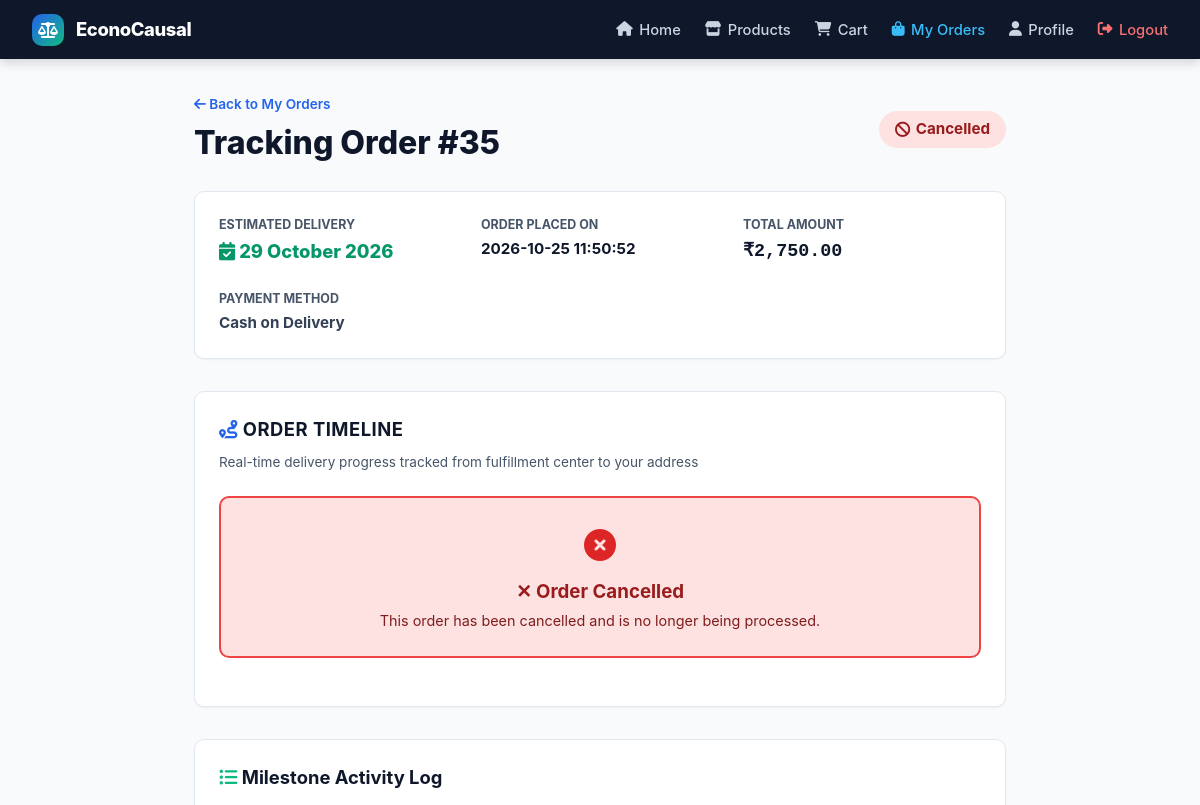
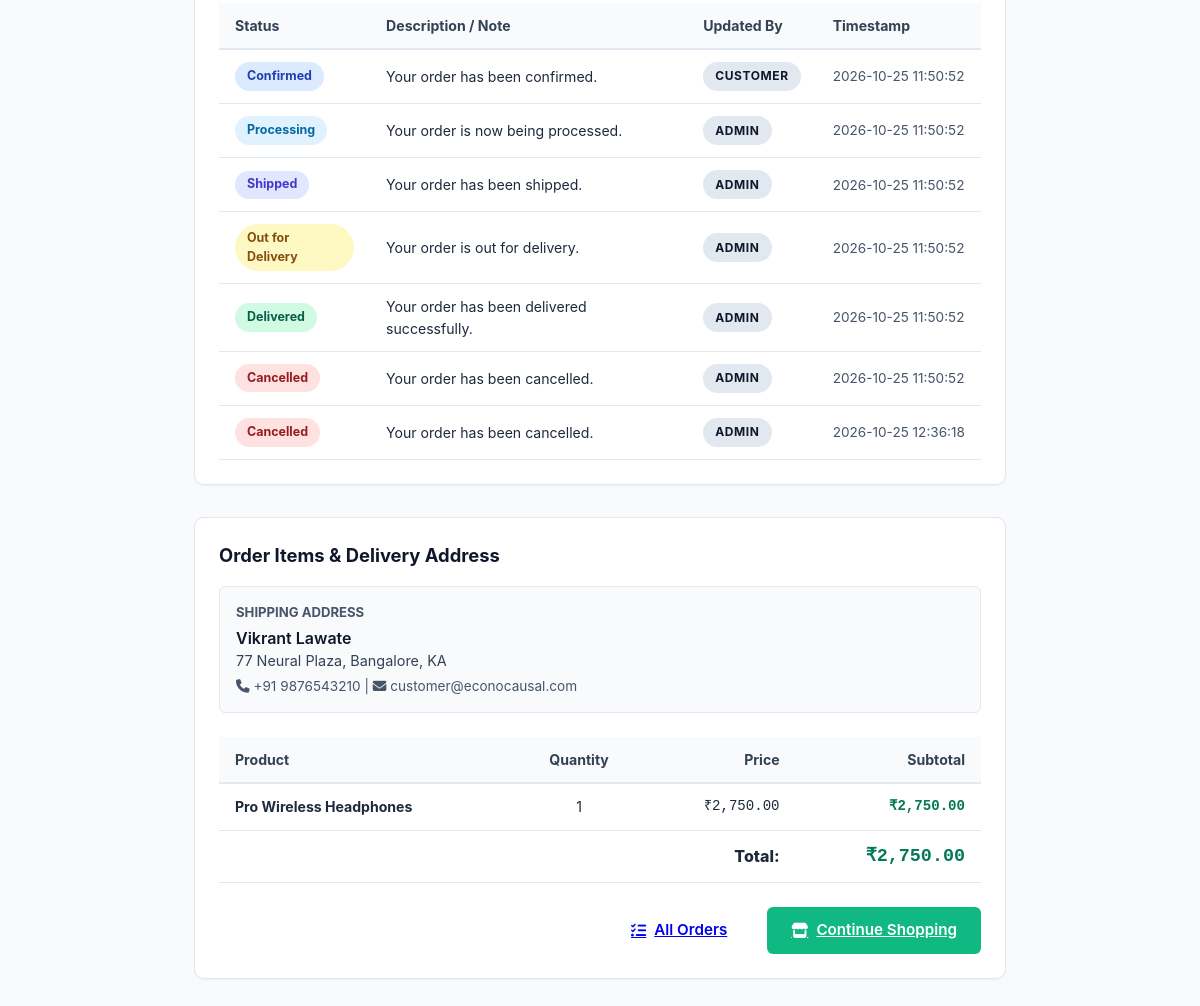
Page /customer/orders/35/track (signed in) on the committed database (2 pictures, top to bottom).
### tables this page shows
CREATE TABLE orders (
            id INTEGER PRIMARY KEY AUTOINCREMENT,
            user_id INTEGER NOT NULL,
            order_date TEXT NOT NULL,
            customer_name TEXT NOT NULL,
            customer_email TEXT NOT NULL,
            delivery_address TEXT NOT NULL,
            phone TEXT NOT NULL,
            total_amount REAL NOT NULL,
            status TEXT NOT NULL DEFAULT 'Pending',
            payment_method TEXT DEFAULT 'Cash on Delivery', estimated_delivery TEXT DEFAULT '', created_at TEXT DEFAULT '', updated_at TEXT DEFAULT '',
            FOREIGN KEY (user_id) REFERENCES users (id)
        );

CREATE TABLE order_status_history (
            id INTEGER PRIMARY KEY AUTOINCREMENT,
            order_id INTEGER NOT NULL,
            status TEXT NOT NULL,
            message TEXT NOT NULL,
            updated_by TEXT NOT NULL,
            created_at TEXT NOT NULL,
            FOREIGN KEY (order_id) REFERENCES orders (id)
        );

CREATE TABLE order_items (
            id INTEGER PRIMARY KEY AUTOINCREMENT,
            order_id INTEGER NOT NULL,
            product_id TEXT NOT NULL,
            product_name TEXT NOT NULL,
            price REAL NOT NULL,
            quantity INTEGER NOT NULL,
            subtotal REAL NOT NULL,
            FOREIGN KEY (order_id) REFERENCES orders (id)
        );

### app.py (the view)
@app.route("/customer/orders/<int:order_id>/track")
@login_required
def customer_order_track(order_id: int):
    order = get_order_by_id(order_id)
    if not order:
        flash("Order not found.", "danger")
        return redirect(url_for("customer_orders"))
    if session.get("role") != "admin" and order["user_id"] != session.get("user_id"):
        flash("Access Denied: You are not authorized to view tracking for this order.", "danger")
        return redirect(url_for("customer_orders"))
    history = get_order_status_history(order_id)
    return render_template("customer_order_track.html", order=order, history=history)

### templates/customer_order_track.html (shortened to what this page needs)
<!DOCTYPE html>
<html lang="en">
<head>
    <link rel="stylesheet" href="/static/css/style.css">
    <link rel="stylesheet" href="https://cdnjs.cloudflare.com/ajax/libs/font-awesome/6.4.0/css/all.min.css">
</head>
<body class="customer-layout">
    <header class="customer-navbar">
        <a href="/customer/home" class="customer-nav-brand">
            <div class="brand-icon" style="width: 32px; height: 32px; font-size: 1rem;"><i class="fa-solid fa-scale-balanced"></i></div>
            <div style="font-weight: 800; font-size: 1.15rem; letter-spacing: -0.02em;">EconoCausal</div>
        </a>
        <ul class="customer-nav-links">
            <li><a href="/customer/home" class="customer-nav-link"><i class="fa-solid fa-house"></i> Home</a></li>
            <li><a href="/products" class="customer-nav-link"><i class="fa-solid fa-store"></i> Products</a></li>
            <li><a href="/cart" class="customer-nav-link"><i class="fa-solid fa-cart-shopping"></i> Cart</a></li>
            <li><a href="/customer/orders" class="customer-nav-link active"><i class="fa-solid fa-bag-shopping"></i> My Orders</a></li>
            {% if session.get('role') == 'admin' %}
                <li><a href="/admin/dashboard" class="customer-nav-link" style="color: #38bdf8;"><i class="fa-solid fa-shield-halved"></i> Admin Portal</a></li>
            {% else %}
                <li><a href="/customer/profile" class="customer-nav-link"><i class="fa-solid fa-user"></i> Profile</a></li>
            {% endif %}
            <li><a href="/logout" class="customer-nav-link" style="color: #f87171;"><i class="fa-solid fa-right-from-bracket"></i> Logout</a></li>
        </ul>
    </header>
    <main class="customer-main" style="max-width: 860px;">
        <div style="display: flex; justify-content: space-between; align-items: center; margin-bottom: 1.5rem; flex-wrap: wrap; gap: 1rem;">
            <div>
                <a href="/customer/orders" style="font-size: 0.85rem; color: var(--primary); text-decoration: none; font-weight: 600;">
                    <i class="fa-solid fa-arrow-left"></i> Back to My Orders
                </a>
                <h1 style="font-size: 2rem; font-weight: 800; color: var(--dark); margin: 0.25rem 0 0;">
                    Tracking Order #{{ order.id }}
                </h1>
            </div>
            <div>
                <span class="status-badge status-{{ order.status|replace(' ', '-') }}" style="font-size: 0.95rem; padding: 0.45rem 1rem;">
                    <i class="fa-solid {{ 'fa-clock' if order.status in ('Pending', 'Confirmed') else 'fa-gear' if order.status == 'Processing' else 'fa-truck' if order.status == 'Shipped' else 'fa-motorcycle' if order.status == 'Out for Delivery' else 'fa-circle-check' if order.status == 'Delivered' else 'fa-ban' }}"></i>
                    {{ order.status }}
                </span>
            </div>
        </div>
        <div class="card" style="margin-bottom: 2rem;">
            <div style="display: grid; grid-template-columns: repeat(auto-fit, minmax(180px, 1fr)); gap: 1.5rem;">
                <div>
                    <div style="font-size: 0.78rem; text-transform: uppercase; font-weight: 700; color: var(--gray-600);">Estimated Delivery</div>
                    <div style="font-size: 1.15rem; font-weight: 800; color: #059669; margin-top: 0.2rem;">
                        <i class="fa-solid fa-calendar-check"></i> {{ order.estimated_delivery or 'In 3-5 Business Days' }}
                    </div>
                </div>
                <div>
                    <div style="font-size: 0.78rem; text-transform: uppercase; font-weight: 700; color: var(--gray-600);">Order Placed On</div>
                    <div style="font-size: 0.95rem; font-weight: 700; color: var(--dark); margin-top: 0.2rem;">
                        {{ order.order_date }}
                    </div>
                </div>
                <div>
                    <div style="font-size: 0.78rem; text-transform: uppercase; font-weight: 700; color: var(--gray-600);">Total Amount</div>
                    <div style="font-size: 1.15rem; font-weight: 800; color: var(--dark); margin-top: 0.2rem; font-family: monospace;">
                        ₹{{ "{:,.2f}".format(order.total_amount) }}
                    </div>
                </div>
                <div>
                    <div style="font-size: 0.78rem; text-transform: uppercase; font-weight: 700; color: var(--gray-600);">Payment Method</div>
                    <div style="font-size: 0.95rem; font-weight: 700; color: var(--gray-700); margin-top: 0.2rem;">
                        {{ order.payment_method or 'Cash on Delivery' }}
                    </div>
                </div>
            </div>
        </div>
        <div class="card" style="margin-bottom: 2rem;">
            <h3 class="card-title" style="margin-bottom: 0.5rem; letter-spacing: 0.5px;">
                <i class="fa-solid fa-route" style="color: var(--primary);"></i> ORDER TIMELINE
            </h3>
            <p class="card-subtitle">Real-time delivery progress tracked from fulfillment center to your address</p>
            {% set order_status = order.status %}
            {% if order_status == 'Cancelled' %}
            <div style="background: #fee2e2; border: 2px solid #ef4444; border-radius: var(--radius-md); padding: 1.5rem; text-align: center; margin: 1.5rem 0;">
                <div style="font-size: 2rem; color: #dc2626; margin-bottom: 0.5rem;"><i class="fa-solid fa-circle-xmark"></i></div>
                <h3 style="color: #991b1b; margin-bottom: 0.25rem;">✕ Order Cancelled</h3>
                <p style="color: #7f1d1d; margin: 0; font-size: 0.9rem;">This order has been cancelled and is no longer being processed.</p>
            </div>
            {% endif %}
        </div>
        {% if history|length > 0 %}
        <div class="card" style="margin-bottom: 2rem;">
            <h3 class="card-title" style="margin-bottom: 1rem;">
                <i class="fa-solid fa-list-ul" style="color: var(--secondary);"></i> Milestone Activity Log
            </h3>
            <div class="table-responsive">
                <table class="table">
                    <thead>
                        <tr>
                            <th>Status</th>
                            <th>Description / Note</th>
                            <th>Updated By</th>
                            <th>Timestamp</th>
                        </tr>
                    </thead>
                    <tbody>
                        {% for h in history %}
                        <tr>
                            <td>
                                <span class="status-badge status-{{ h.status|replace(' ', '-') }}">{{ h.status }}</span>
                            </td>
                            <td>{{ h.message }}</td>
                            <td><span class="badge badge-dark">{{ h.updated_by }}</span></td>
                            <td style="font-size: 0.85rem; color: var(--gray-600); white-space: nowrap;">{{ h.created_at }}</td>
                        </tr>
                        {% endfor %}
                    </tbody>
                </table>
            </div>
        </div>
        {% endif %}
        <div class="card">
            <h3 class="card-title" style="margin-bottom: 1rem;">Order Items & Delivery Address</h3>
            <div style="background: var(--gray-50); border: 1px solid var(--gray-200); border-radius: var(--radius-sm); padding: 1rem; margin-bottom: 1.5rem;">
                <div style="font-size: 0.82rem; font-weight: 700; text-transform: uppercase; color: var(--gray-600);">Shipping Address</div>
                <div style="font-weight: 600; color: var(--dark); margin-top: 0.25rem;">{{ order.customer_name }}</div>
                <div style="font-size: 0.9rem; color: var(--gray-700);">{{ order.delivery_address }}</div>
                <div style="font-size: 0.85rem; color: var(--gray-600); margin-top: 0.25rem;"><i class="fa-solid fa-phone"></i> {{ order.phone }} | <i class="fa-solid fa-envelope"></i> {{ order.customer_email }}</div>
            </div>
            <div class="table-responsive">
                <table class="table">
                    <thead>
                        <tr>
                            <th>Product</th>
                            <th style="text-align: center;">Quantity</th>
                            <th style="text-align: right;">Price</th>
                            <th style="text-align: right;">Subtotal</th>
                        </tr>
                    </thead>
                    <tbody>
                        {% for it in order['items'] %}
                        <tr>
                            <td><strong>{{ it.product_name }}</strong></td>
                            <td style="text-align: center;">{{ it.quantity }}</td>
                            <td style="text-align: right; font-family: monospace;">₹{{ "{:,.2f}".format(it.price) }}</td>
                            <td style="text-align: right; font-weight: 700; font-family: monospace; color: #047857;">₹{{ "{:,.2f}".format(it.subtotal) }}</td>
                        </tr>
                        {% endfor %}
                    </tbody>
                    <tfoot>
                        <tr>
                            <td colspan="3" style="text-align: right; font-weight: 800; font-size: 1rem;">Total:</td>
                            <td style="text-align: right; font-weight: 800; font-size: 1.15rem; color: #047857; font-family: monospace;">₹{{ "{:,.2f}".format(order.total_amount) }}</td>
                        </tr>
                    </tfoot>
                </table>
            </div>
            <div style="margin-top: 1.5rem; display: flex; gap: 1rem; justify-content: flex-end;">
                <a href="/customer/orders" class="btn btn-outline"><i class="fa-solid fa-list-check"></i> All Orders</a>
                <a href="/products" class="btn btn-secondary"><i class="fa-solid fa-store"></i> Continue Shopping</a>
            </div>
        </div>
    </main>
</body>
</html>

### rows in the picture
orders: id "35", status "Cancelled", estimated_delivery "29 October 2026", order_date "2026-10-25 11:50:52", total_amount "2,750.00", payment_method "Cash on Delivery", customer_name "Vikrant Lawate", delivery_address "77 Neural Plaza, Bangalore, KA", phone "+91 9876543210", customer_email "customer@econocausal.com"
order_status_history: status "Confirmed", message "Your order has been confirmed.", updated_by "CUSTOMER", created_at "2026-10-25 11:50:52"
order_status_history: status "Processing", message "Your order is now being processed.", updated_by "ADMIN", created_at "2026-10-25 11:50:52"
order_status_history: status "Shipped", message "Your order has been shipped.", updated_by "ADMIN", created_at "2026-10-25 11:50:52"
order_status_history: status "Out for Delivery", message "Your order is out for delivery.", updated_by "ADMIN", created_at "2026-10-25 11:50:52"
order_status_history: status "Delivered", message "Your order has been delivered successfully.", updated_by "ADMIN", created_at "2026-10-25 11:50:52"
order_status_history: status "Cancelled", message "Your order has been cancelled.", updated_by "ADMIN", created_at "2026-10-25 11:50:52"
order_status_history: status "Cancelled", message "Your order has been cancelled.", updated_by "ADMIN", created_at "2026-10-25 12:36:18"
order_items: product_name "Pro Wireless Headphones", quantity "1", price "2,750.00", subtotal "2,750.00"
